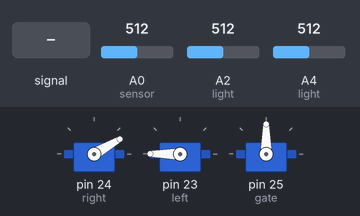
The sketch below on a simulated Arduino Mega 2560, built with avr-gcc and run on an emulated ATmega2560. On the bench: 3 × servo. Inputs (shaded band) come from the test bench; at power-on: A0 (sensor) = 512, A2 (light) = 512, A4 (light) = 512.

Above: at 1.3 s.
1.4 s: A2 (light) fed a 2 Hz sine of ±306 counts around its level
At 1.87 s:
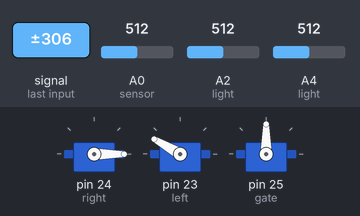
4.4 s: A0 (sensor) set to 884
7.4 s: A0 (sensor) set to 907
At 7.62 s:
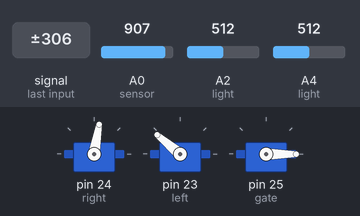
At 8.37 s:
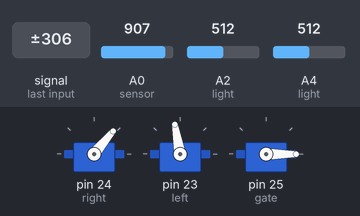
10.4 s: A2 (light) set to 716
11.9 s: A2 (light) set to 522
13.4 s: A2 (light) set to 502
At 14.7 s:
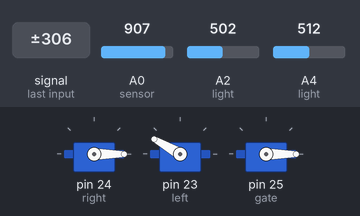
Timing chart, 0 to 15.9 s (numbered marks = the images above; inputs shaded):
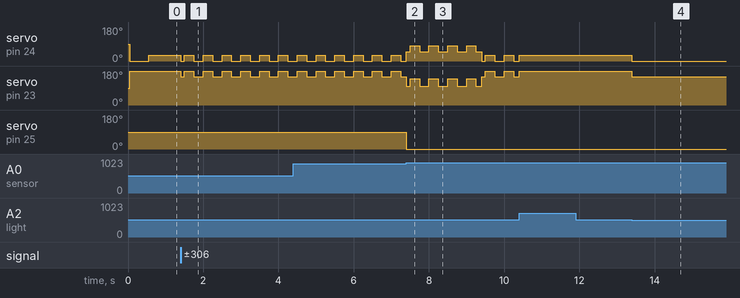

The sketch:

_1ball_2poke.ino
```cpp
#include <Servo.h>

int analogLightRight = 0;   // variable for #5 light sensor
int analogLightLeft = 0;    // variable for #4 light sensor
int analogDistFront = 0;    // variable for front distance sensor
unsigned long time1 = 0;    // variables for several timers
unsigned long time2 = 0;
unsigned long time3 = 0;
unsigned long time4 = 0;
unsigned long time5 = 0;
unsigned long time6 = 0;


Servo right;    // create servo object to control right servo
Servo left;     // create servo object to control left servo
Servo gate;     // create servo object to control left servo

// 0 is forwards for right and backwards for left
// 180 is backwards for right and forwards for left


void setup() {

  right.attach(24);   // attaches the right servo on pin 23 to the servo object
  left.attach(23);    // attaches the left servo on pin 24 to the servo object
  gate.attach(25);
}

/**/
void dropGate(){

}

/*
  Walks forward for half a second
  to begin line follow
*/
void start(){

}

void loop() {

  analogLightRight = analogRead(A2);    // attaches the #5 light sensor to analogread pin 28
  analogLightLeft = analogRead(A4);     // attaches the #4 light sensor to analogread pin 27
  analogDistFront = analogRead(A0);     // attaches the front distance sensor to analogread pin 26

//    switch (1) {

//      case 1:
        delay(50);          // delay to allow power spike to pass
        left.write(180);    // set left motor to full forward
        right.write(0);     // set right motor to full forward
        delay(500);         //move for .5 sec

//      case 2:
        time1 = millis();                                   // take the time when case 2 starts

        do
        {
          time2 = millis();                                 // take the time at the start of each loop
          analogLightRight = analogRead(A2);
          analogLightLeft = analogRead(A4);
          analogDistFront = analogRead(A0);
//          if(time2 - time1 < 500 and time2 - time1 > 250){    // between .75 sec and 1 sec after case 2 begins lower the front gate
//            gate.write(0);
//
//          }
          if(analogLightRight < analogLightLeft){           // fast line follow code
            left.write(150);
            right.write(0);

          }else{
              left.write(180);
              right.write(30);
          }
        } while(analogDistFront < 900);                    // loop until front distance reads wall is 10cm away

//      case 3:
        time3 = millis();                             // take the time when case 3 starts
        do
        {
          time4 = millis();                           // take the time at the start of each loop
          analogLightRight = analogRead(A2);
          analogLightLeft = analogRead(A4);
          gate.write(0);
          if(analogLightRight < analogLightLeft){     // slow line follow code

            left.write(100);
            right.write(50);

          }else{
              left.write(140);
              right.write(80);
          }
        } while(time4 - time3 < 2000);                // loop for 2.5 sec after case 3 starts

//      case 4:
        time5 = millis();                             // take the time when case 4 starts
        do
        {
          time6 = millis();                           // take the time at the start of each loop
          analogLightRight = analogRead(A2);
          analogLightLeft = analogRead(A4);
          if(analogLightRight < analogLightLeft){     // fast line follow code

            left.write(150);
            right.write(0);

          }else{
              left.write(180);
              right.write(30);
          }
        } while(time6 - time5 < 10000000000000);      // follow the line for a long time
//  }
}
```

Measured:
- the behaviour switches between 899 and 900 on A0 (sensor) (found by bisection; images 1 and 2)
- the behaviour switches between 512 and 511 on A2 (light) (found by bisection; images 3 and 4)
- after the input at 1.4 s, servo on pin 24 (right): 30° → 0° at once, then repeats every 0.50 s: 30° 0.25 s, 0° 0.25 s; servo on pin 23 (left): 180° → 150° at once, then repeats every 0.50 s: 180° 0.25 s, 150° 0.25 s
- after the input at 7.4 s, servo on pin 25 (gate): 90° → 0° at once
- after the input at 11.9 s, every drawn part: stays the same
- after the input at 13.4 s, servo on pin 24 (right): 30° → 0° at once; servo on pin 23 (left): 180° → 150° at once
